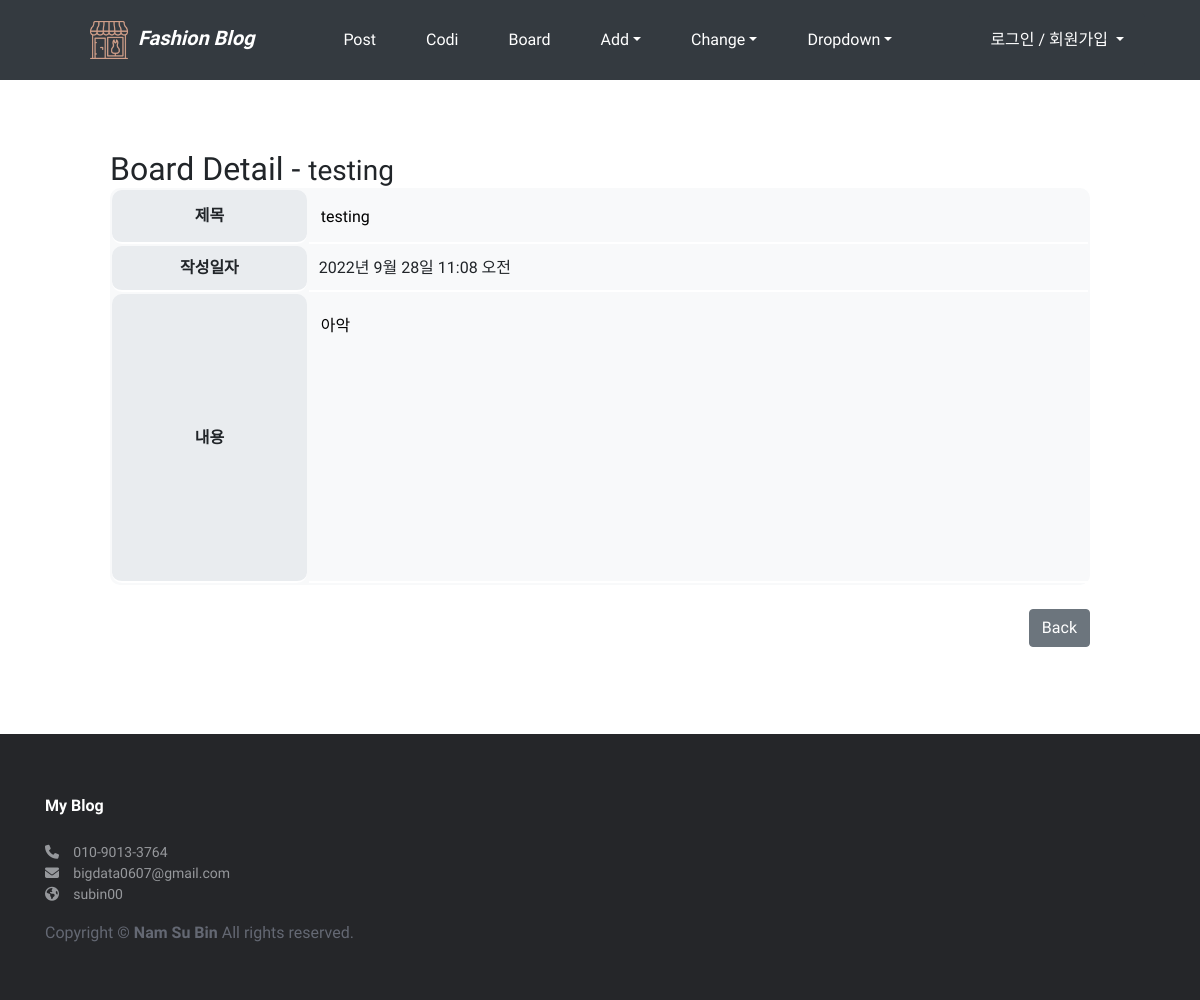
/board/12/, run on the app's committed database.
### board/models.py (models this page shows, shortened)
class Board(models.Model):
    title = models.CharField(max_length=100)
    content = models.CharField(max_length=500)
    author = models.CharField(max_length=100)
    like_count = models.PositiveIntegerField(default=0) # 양수입력 필드
    pub_date = models.DateTimeField()

### board/views.py (the view)
# urls.py: path('<int:board_id>/', views.detail, name='detail'),
def detail(request, board_id):
    board = Board.objects.get(id=board_id)
    return render(request, 'board/detail.html', {'board': board})

### board/templates/board/detail.html (shortened to what this page needs)
{% extends 'base.html' %}
{% block content %}
<div class="content">
    <h2 style="display:inline"> Board Detail - <h3 style="display:inline">{{ board.title }}</h3></h2>
    <table class="board_for_read">
        <tbody>
            <tr>
                <td class="td_title" style="text-align:center; width:20%;">제목</td>
                <td style="padding:10px;">
                    <input type="text" name="title" id="title" value="{{ board.title }}" readonly/>
                </td>
            </tr>
            <tr>
                <td class="td_title" style="text-align:center; width:20%;">작성일자</td>
                <td style="padding:10px;">
                    <span>{{ board.pub_date }}</span>
                </td>
            </tr>
            <tr>
                <td class="td_title" style="text-align:center;">내용</td>
                <td style="padding:10px;">
                    <textarea name="detail" id="detail" rows="10" readonly>{{ board.content }}</textarea>
                </td>
            </tr>
        </tbody>
    </table>
    <div style="text-align:right;">
        <a class="btn btn-secondary btn" style="text-decoration:none; color:white" href="{% url 'board:index' %}"> Back</a>
    </div>
</div>
{% endblock %}

### templates/base.html (style rules this page uses)
* { font-family: 'Heebo', sans-serif; }
html, body { margin: 0; padding: 0; height: 100%; }

### board/templates/board/detail.html (style rules this page uses)
.content { max-width:1000px; margin: auto; padding:10px; }
.board_for_read { width: 100%; background-color:#f8f9fa; }
#title { height: 32px; width: 100%; border-radius: 0.5em; border: none; font-family: inherit; font-size: inherit; background: none; }
textarea { width: 100%; font-family: inherit; font-size: 100%; resize: none; border-radius: 0.5em; padding-block: 10px; border: 0px; background: none; }
.td_title { background-color: #e9ecef; border-radius:10px; font-weight: bolder; }
.board_for_read { width: 100%; border-collapse: separate; border-radius:10px; }
.board_for_read > tbody > tr > td { padding: 10px; border-bottom: 2px solid white; }
.content > h2 { text-align: center; }

### data on the page
Board: title "testing", pub_date "2022년 9월 28일 11:08 오전", detail "아악"
